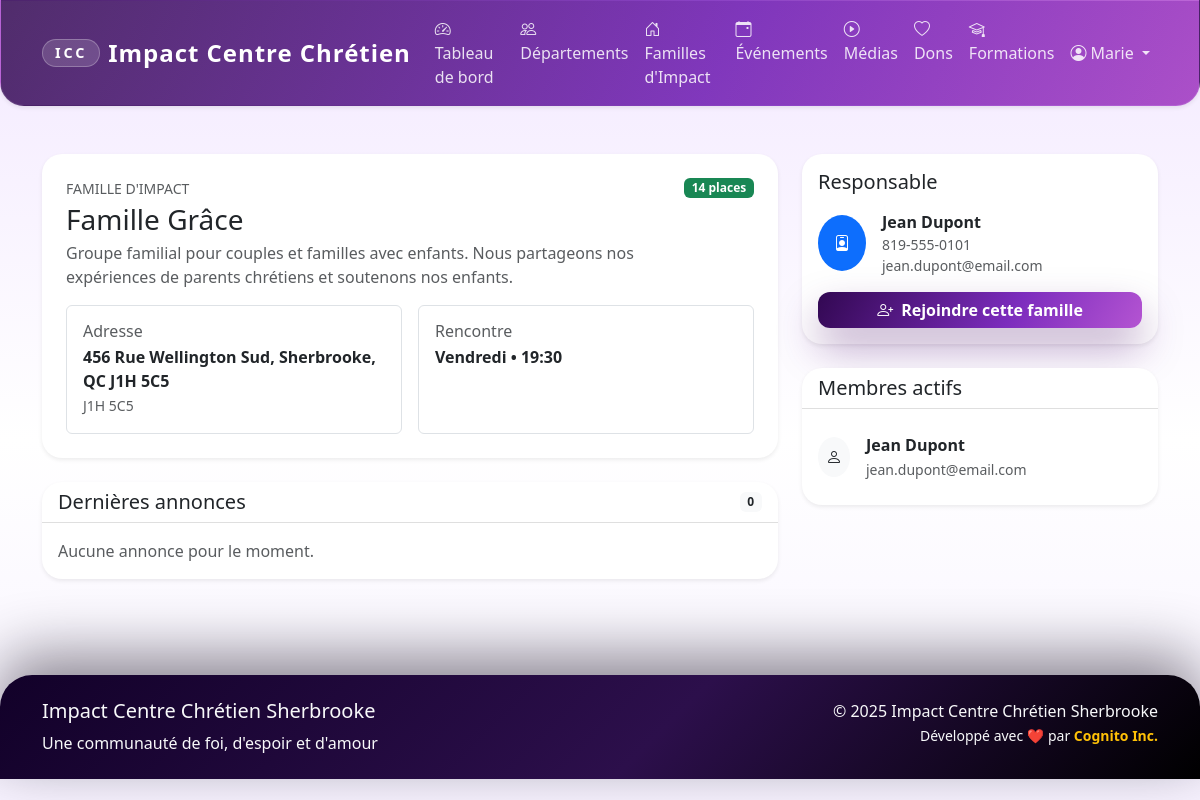
Page /families/2 (signed in) on the earlier database version.
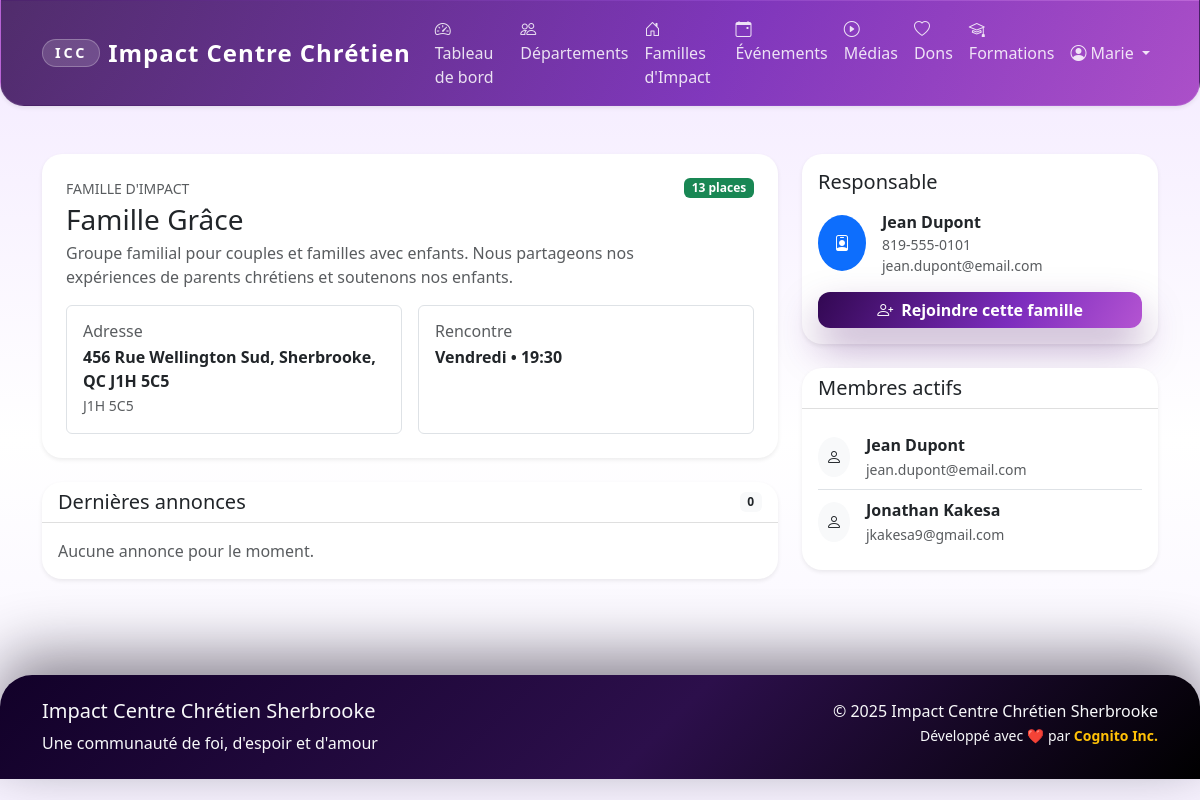
Same page on the later database version.
### app/models/family_impact.py (models this page shows, shortened)
class FamilyMember(db.Model):
    __tablename__ = 'family_members'
    id = db.Column(db.Integer, primary_key=True)
    user_id = db.Column(db.Integer, db.ForeignKey('users.id'), nullable=False)
    family_id = db.Column(db.Integer, db.ForeignKey('families_impact.id'), nullable=False)
    joined_at = db.Column(db.DateTime, default=datetime.utcnow)
    is_active = db.Column(db.Boolean, default=True)
    status = db.Column(db.String(20), default='Pending')  # 'Pending', 'Approved', 'Rejected'
    user = db.relationship('User', back_populates='family_memberships')
    family = db.relationship('FamilyImpact', back_populates='members')
    __table_args__ = (db.UniqueConstraint('user_id', 'family_id', name='unique_user_family'),)

class FamilyImpact(db.Model):
    __tablename__ = 'families_impact'
    id = db.Column(db.Integer, primary_key=True)
    name = db.Column(db.String(100), nullable=False)
    description = db.Column(db.Text)
    address = db.Column(db.Text, nullable=False)
    latitude = db.Column(db.Float)
    longitude = db.Column(db.Float)
    postal_code = db.Column(db.String(10))
    meeting_day = db.Column(db.String(20))  # 'Lundi', 'Mardi', etc.
    meeting_time = db.Column(db.Time)
    responsible_id = db.Column(db.Integer, db.ForeignKey('users.id'))
    max_capacity = db.Column(db.Integer, default=15)
    is_active = db.Column(db.Boolean, default=True)
    is_full = db.Column(db.Boolean, default=False)
    created_at = db.Column(db.DateTime, default=datetime.utcnow)
    updated_at = db.Column(db.DateTime, default=datetime.utcnow, onupdate=datetime.utcnow)
    responsible = db.relationship('User', backref='managed_families')
    members = db.relationship('FamilyMember', back_populates='family', cascade='all, delete-orphan')
    announcements = db.relationship('Announcement', back_populates='family', cascade='all, delete-orphan')
    @property
    def current_members_count(self):
        return len([m for m in self.members if m.is_active])
    @property
    def available_spots(self):
        return max(0, self.max_capacity - self.current_members_count)

### app/models/user.py (models this page shows, shortened)
class User(UserMixin, db.Model):
    __tablename__ = 'users'
    id = db.Column(db.Integer, primary_key=True)
    email = db.Column(db.String(120), unique=True, nullable=False, index=True)
    password_hash = db.Column(db.String(255), nullable=False)
    first_name = db.Column(db.String(50), nullable=False)
    last_name = db.Column(db.String(50), nullable=False)
    phone = db.Column(db.String(20))
    address = db.Column(db.Text)
    birth_date = db.Column(db.Date)
    gender = db.Column(db.String(10))  # 'M', 'F', 'Autre'
    marital_status = db.Column(db.String(20))  # 'Célibataire', 'Marié(e)', 'Divorcé(e)', 'Veuf/Veuve'
    membership_status = db.Column(db.String(20), default='Nouveau')  # 'Nouveau', 'En formation', 'Baptisé', 'Membre officiel'
    church_role = db.Column(db.String(100))  # 'Choriste', 'Intercesseur', etc.
    role = db.Column(db.String(20), default='Membre')  # 'Admin', 'Responsable Département', 'Responsable Famille', 'Membre'
    is_active = db.Column(db.Boolean, default=True)
    created_at = db.Column(db.DateTime, default=datetime.utcnow)
    updated_at = db.Column(db.DateTime, default=datetime.utcnow, onupdate=datetime.utcnow)
    department_memberships = db.relationship('DepartmentMember', back_populates='user', cascade='all, delete-orphan')
    family_memberships = db.relationship('FamilyMember', back_populates='user', cascade='all, delete-orphan')
    event_participations = db.relationship('EventParticipant', back_populates='user', cascade='all, delete-orphan')
    donations = db.relationship('Donation', back_populates='user', cascade='all, delete-orphan')
    @property
    def full_name(self):
        return f"{self.first_name} {self.last_name}"
    def is_admin(self):
        return self.role == 'Admin'

### app/routes/families.py (the view)
@families_bp.route('/<int:family_id>')
@login_required
def detail(family_id):
    family = FamilyImpact.query.get_or_404(family_id)
    is_member = any(fm.family_id == family_id and fm.is_active
                   for fm in current_user.family_memberships)
    is_responsible = family.responsible_id == current_user.id
    members = db.session.query(User).join(FamilyMember).filter(
        FamilyMember.family_id == family_id,
        FamilyMember.is_active == True
    ).all()
    announcements = [ann for ann in family.announcements if ann.is_active]
    announcements.sort(key=lambda ann: (ann.is_pinned if hasattr(ann, 'is_pinned') else False, ann.created_at), reverse=True)
    announcements = announcements[:5]
    return render_template('families/detail.html',
                         family=family,
                         members=members,
                         announcements=announcements,
                         is_member=is_member,
                         is_responsible=is_responsible)

### app/templates/families/detail.html (shortened to what the changed rows need)
{% extends "base.html" %}
{% block content %}
<div class="container py-4">
    <div class="row g-4">
        <div class="col-lg-8">
            <div class="card border-0 shadow-sm mb-4">
                <div class="card-body p-4">
                    <div class="d-flex justify-content-between align-items-start mb-3">
                        <div>
                            <p class="text-uppercase text-muted small mb-1">Famille d'Impact</p>
                            <h1 class="h3 mb-1">{{ family.name }}</h1>
                            <p class="text-muted mb-0">{{ family.description or "Cette famille n'a pas encore de description." }}</p>
                        </div>
                        <span class="badge {{ 'bg-danger' if family.current_members_count >= family.max_capacity else 'bg-success' }}">
                            {{ 'Complet' if family.current_members_count >= family.max_capacity else family.available_spots ~ ' places' }}
                        </span>
                    </div>
                </div>
            </div>
            <div class="card border-0 shadow-sm">
                <div class="card-header bg-transparent d-flex justify-content-between align-items-center">
                    <h2 class="h5 mb-0">Dernières annonces</h2>
                </div>
            </div>
        </div>
        <div class="col-lg-4">
            <div class="card border-0 shadow-sm mb-4">
                <div class="card-body">
                    {% if family.responsible %}
                    <div class="d-flex align-items-center mb-3">
                        <div class="bg-primary text-white rounded-circle p-3 me-3">
                            <i class="bi bi-person-badge"></i>
                        </div>
                        <div>
                            <p class="mb-0 fw-semibold">{{ family.responsible.full_name }}</p>
                            {% if family.responsible.phone %}
                            <small class="d-block text-muted">{{ family.responsible.phone }}</small>
                            {% endif %}
                            {% if family.responsible.email %}
                            <small class="d-block text-muted">{{ family.responsible.email }}</small>
                            {% endif %}
                        </div>
                    </div>
                    {% else %}
                    <p class="text-muted mb-3">Aucun responsable assigné.</p>
                    {% endif %}
                </div>
            </div>
            <div class="card border-0 shadow-sm">
                <div class="card-body">
                    {% if members %}
                    <ul class="list-group list-group-flush">
                        {% for member in members %}
                        <li class="list-group-item px-0 d-flex align-items-center">
                            <div class="bg-light rounded-circle p-2 me-3">
                                <i class="bi bi-person"></i>
                            </div>
                            <div>
                                <p class="mb-0 fw-semibold">{{ member.full_name }}</p>
                                <small class="text-muted">{{ member.email }}</small>
                            </div>
                        </li>
                        {% endfor %}
                    </ul>
                    {% else %}
                    <p class="text-muted mb-0">Aucun membre affiché.</p>
                    {% endif %}
                </div>
            </div>
        </div>
    </div>
</div>
{% endblock %}

Differences in the rows shown:
computed for FamilyMember: is_active.max_capacity "14 places" → "13 places"
added User: full_name "Jonathan Kakesa", email "jkakesa9@gmail.com"
